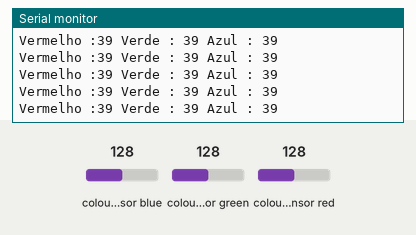
A sketch run on a simulated Arduino Uno, built with avr-gcc and run on an emulated ATmega328P. Shown: the last lines printed to the serial monitor. Wiring (inferred from the names in the program): TCS3200 colour sensor: output A3; S2 pin 2; S3 pin 4. The inputs (shaded band) are chosen by the test bench; at power-on: colour sensor blue 128, colour sensor green 128, colour sensor red 128.

Above: at 1.2 s.
1.3 s: colour sensor blue set to 191
At 1.34 s:
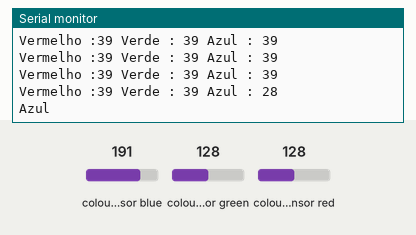
2.8 s: colour sensor green set to 250
At 2.82 s:
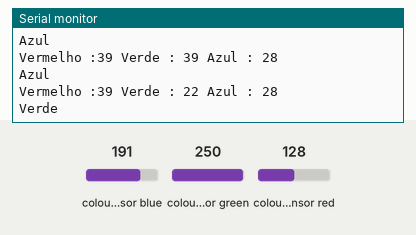
4.3 s: colour sensor red set to 5
At 4.3 s:
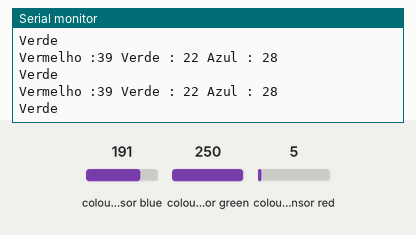
5.8 s: colour sensor blue set to 128
At 5.84 s:
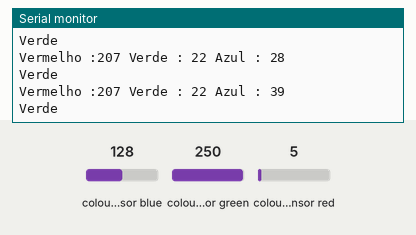

Measured:
- after the input at 1.3 s, the serial monitor: prints a new line at once (image 1)
- after the input at 2.8 s, the serial monitor: prints a new line at once (image 2)
- after the input at 5.8 s, the serial monitor: prints a new line at once (image 4)

The sketch:

testacor.ino
```cpp
//Programa: Sensor TCS3200 e led RGB
//Autor: FILIPEFLOP

// Mais informações: https://www.filipeflop.com/blog/sensor-de-cor-tcs3200-rgb-arduino/

//Pinos de conexao do modulo

const int s2 = 2;
const int s3 = 4;
const int out = A3;

//Pinos do led RGB


//Variaveis cores
int red = 0;
int green = 0;
int blue = 0;

void setup()
{

  pinMode(s2, OUTPUT);
  pinMode(s3, OUTPUT);
  pinMode(out, INPUT);

  Serial.begin(115200);

}

void loop()
{
  //Detecta a cor
  color();
  //Mostra valores no serial monitor
  Serial.print("Vermelho :");
  Serial.print(red, DEC);
  Serial.print(" Verde : ");
  Serial.print(green, DEC);
  Serial.print(" Azul : ");
  Serial.print(blue, DEC);
  Serial.println();

  //Verifica se a cor vermelha foi detectada
  if (red < blue && red < green && red < 500)
  {
    Serial.println("Vermelho");

  }

  //Verifica se a cor azul foi detectada
  else if (blue < red && blue < green && blue < 1000)
  {
    Serial.println("Azul");

  }

  //Verifica se a cor verde foi detectada
  else if (green < red && green < blue)
  {
    Serial.println("Verde");

  }
  Serial.println();


  delay(50);

}

void color()
{
  //Rotina que le o valor das cores
  digitalWrite(s2, LOW);
  digitalWrite(s3, LOW);
  //count OUT, pRed, RED
  red = pulseIn(out, digitalRead(out) == HIGH ? LOW : HIGH);
  digitalWrite(s3, HIGH);
  //count OUT, pBLUE, BLUE
  blue = pulseIn(out, digitalRead(out) == HIGH ? LOW : HIGH);
  digitalWrite(s2, HIGH);
  //count OUT, pGreen, GREEN
  green = pulseIn(out, digitalRead(out) == HIGH ? LOW : HIGH);
}
```
